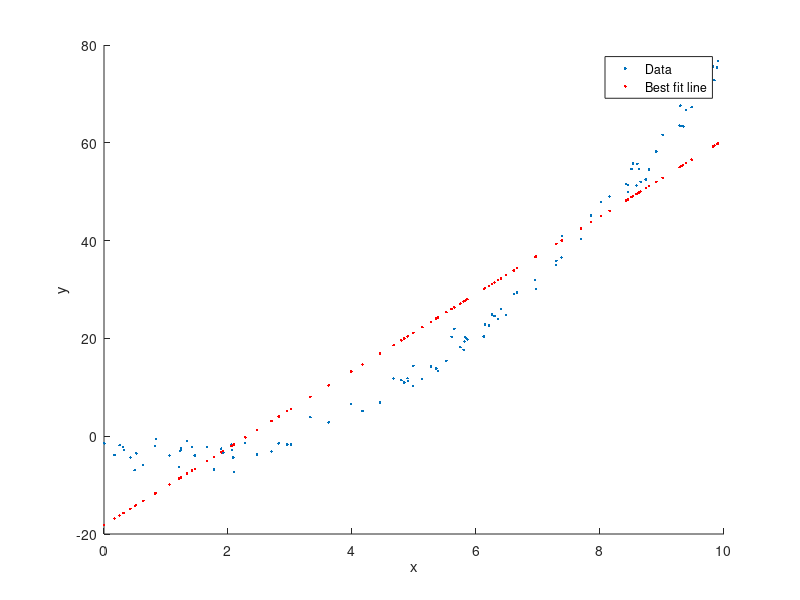

The MATLAB source for this figure:
data = csvread('HW1Prob1.csv');
x    = data(:,1);
y    = data(:,2);

np   = length(x);         %number of points (not used here, but good to know!)
G    = [x ones(size(x))]; %line fit: y = ax + b
Gg   = inv(G'*G)*G';

model   = Gg*y;           %2x1 vector, first value = a, second = b
predict = G*model;        %prediction of y at each x value


figure
hold on %allow new lines to be added later
plot(x,y,'.')
plot(x,predict,'r.')
legend('Data','Best fit line')
xlabel('x')
ylabel('y')
